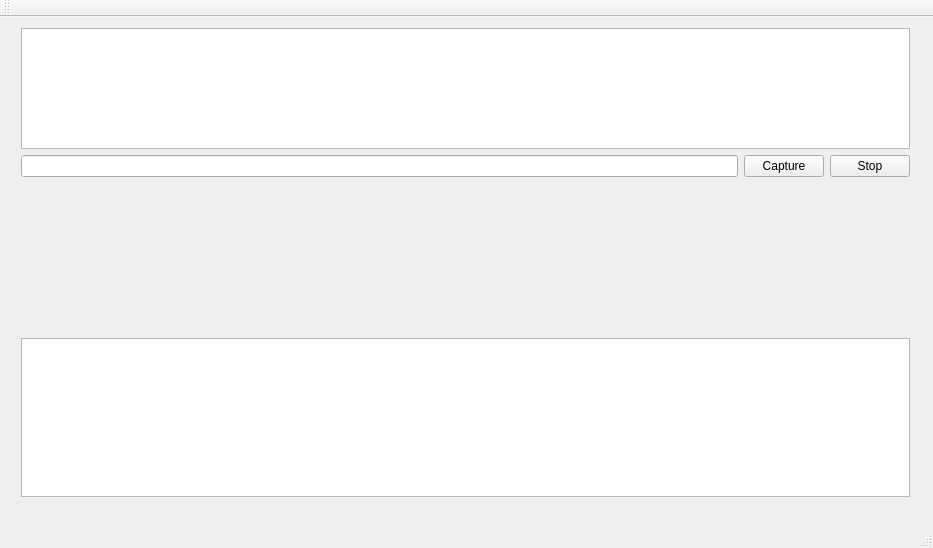
<?xml version="1.0" encoding="UTF-8"?>
<ui version="4.0">
 <class>wiredolphin</class>
 <widget class="QMainWindow" name="wiredolphin">
  <property name="geometry">
   <rect>
    <x>0</x>
    <y>0</y>
    <width>933</width>
    <height>548</height>
   </rect>
  </property>
  <property name="windowTitle">
   <string>wiredolphin</string>
  </property>
  <widget class="QWidget" name="centralWidget">
   <widget class="QWidget" name="verticalLayoutWidget">
    <property name="geometry">
     <rect>
      <x>10</x>
      <y>0</y>
      <width>911</width>
      <height>171</height>
     </rect>
    </property>
    <layout class="QVBoxLayout" name="verticalLayout">
     <item>
      <widget class="QPlainTextEdit" name="te_interfacelist">
       <property name="readOnly">
        <bool>true</bool>
       </property>
      </widget>
     </item>
     <item>
      <layout class="QHBoxLayout" name="horizontalLayout_3">
       <item>
        <widget class="QLineEdit" name="le_interfacenumber"/>
       </item>
       <item>
        <widget class="QPushButton" name="btn_capture">
         <property name="text">
          <string>Capture</string>
         </property>
        </widget>
       </item>
       <item>
        <widget class="QPushButton" name="btn_stop">
         <property name="text">
          <string>Stop</string>
         </property>
        </widget>
       </item>
      </layout>
     </item>
    </layout>
   </widget>
   <widget class="QWidget" name="verticalLayoutWidget_2">
    <property name="geometry">
     <rect>
      <x>10</x>
      <y>310</y>
      <width>911</width>
      <height>181</height>
     </rect>
    </property>
    <layout class="QVBoxLayout" name="verticalLayout_6">
     <item>
      <widget class="QPlainTextEdit" name="te_infooutput">
       <property name="readOnly">
        <bool>true</bool>
       </property>
      </widget>
     </item>
    </layout>
   </widget>
  </widget>
  <widget class="QMenuBar" name="menuBar">
   <property name="geometry">
    <rect>
     <x>0</x>
     <y>0</y>
     <width>933</width>
     <height>26</height>
    </rect>
   </property>
  </widget>
  <widget class="QToolBar" name="mainToolBar">
   <attribute name="toolBarArea">
    <enum>TopToolBarArea</enum>
   </attribute>
   <attribute name="toolBarBreak">
    <bool>false</bool>
   </attribute>
  </widget>
  <widget class="QStatusBar" name="statusBar"/>
 </widget>
 <layoutdefault spacing="6" margin="11"/>
 <resources/>
 <connections/>
</ui>
